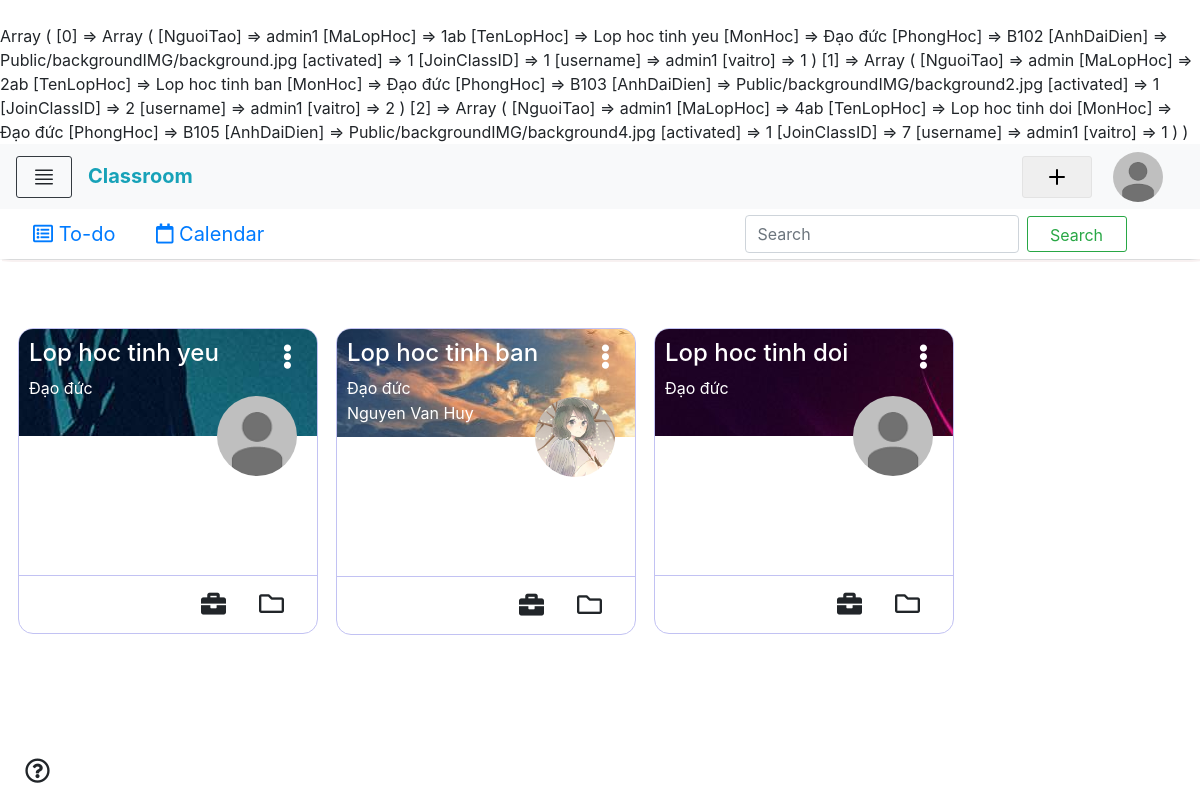
Page /user/Home.php (signed in) on the committed database.
### tables this page shows
CREATE TABLE `account` (
  `Ho` varchar(64) NOT NULL,
  `Ten` varchar(64) NOT NULL,
  NgaySinh date not null,
  `email` varchar(64) NOT NULL,
  `username` varchar(64) NOT NULL,
  `password` varchar(255) NOT NULL,
  `activated` bit(1) DEFAULT  b'0',
  `activate_token` varchar(255) DEFAULT NULL,
  userIMG varchar(255) DEFAULT '\\Public\\img\\user.png',
  primary key(username)
);

CREATE TABLE ThamGiaLopHoc(
    JoinClassID varchar(255) NOT NULL,
    MaLopHoc varchar(255) NOT NULL references LopHoc(MaLopHoc),
    username varchar(64) NOT NULL,
    vaitro int check(vaitro >0 and vaitro <4),  
    activated bit(1) DEFAULT  b'1',
    primary key(malophoc,username,vaitro)
);

CREATE TABLE LopHoc (
  NguoiTao varchar(64) NOT NULL,
  MaLopHoc varchar(255) NOT NULL,
  TenLopHoc varchar(255) NOT NULL,
  MonHoc varchar(255) default NULL,
  PhongHoc varchar(255) default NULL,
  AnhDaiDien varchar(255) default NULL,
  activated bit(1) DEFAULT  b'1',
  primary key(Malophoc)
);

### Database/Database.php (called while the page is built, shortened)
<?php
    class Database {
        private static $db;
        public static function open() {
            if (self::$db === NULL) {
                self::$db = new mysqli(HOST,USERNAME,
                PSWD, DBNAME);
                self::$db->set_charset('UTF8');
            }
            return self::$db;
        }
    }

### Database/BaseModel.php (called while the page is built, shortened)
<?php
class BaseModel {
    private $db;
    function __construct() {
        $this->db = Database::open();
    }
    function query_prepared($sql, $param) {
        $stm = $this->db->prepare($sql);
        call_user_func_array(array($stm, 'bind_param'), $param);
        if (!$stm->execute()) {
            return array('code' => 1, 'error' => $this->db->error);
        }
        $result = $stm->get_result();
        $data = array();
        while ($item = $result->fetch_assoc()) {
            array_push($data, $item);
        }
        return array('code' => 0, 'data' => $data);
    }
}

### User/inc/LoadClass.php (called while the page is built, shortened)
<?php
if(isset($_GET['search']) && !empty($_GET['search'])){
    $search = '%'.$_GET['search'].'%';
    $database = new BaseModel();
    $sql = "select * from lophoc inner join account on account.username = lophoc.NguoiTao inner join thamgialophoc on lophoc.MaLopHoc = thamgialophoc.MaLopHoc where thamgialophoc.username = ? and
thamgialophoc.activated = b'1' and (TenLopHoc like ? or MonHoc like ? or PhongHoc like ? or CONCAT(Ho,' ',Ten) like ? or lophoc.MaLopHoc like ?)";
    $param = array('ssssss',&$_SESSION['username'],&$search,&$search,&$search,&$search,&$search);
    $data = $database->query_prepared($sql, $param);
    $ClassInfor = $data['data'];
    print_r($ClassInfor);
}
else{
    $database = new BaseModel();
    $sql = "select * from lophoc inner join thamgialophoc on lophoc.MaLopHoc = thamgialophoc.MaLopHoc where thamgialophoc.username = ? and lophoc.activated=b'1' and thamgialophoc.activated = b'1'";
    $param = array('s', &$_SESSION['username']);
    $data = $database->query_prepared($sql, $param);
}

### User/Home.php (the view, shortened to what this page needs)
<!DOCTYPE html>
<html lang="en">
<head>
    <link rel="stylesheet" href="https://use.fontawesome.com/releases/v5.7.0/css/all.css">
    <link rel="stylesheet" href="https://maxcdn.bootstrapcdn.com/bootstrap/4.0.0/css/bootstrap.min.css">
    <link rel="stylesheet" href="../style.css">
</head>
<body>
<?php
    $database = new BaseModel();
    $sql = 'select * from account where account.username = ?';
    $param = array('s',&$_SESSION['username'] );
    $data = $database->query_prepared($sql, $param);
    $user_infor = $data['data'][0];
    include '.\inc\LoadClass.php';
    print_r($ClassInfor);
?>
    <nav class="navbar py-0 top-navbar navbar-expand-md bg-light justify-content-between navbar-light">
        <div class="navbar-left d-flex justify-content-center">
            <button type="button" id="btn-sidebar"  class="mr-3 btn-light border border-dark align-content-center">
            <span >
                <label for="nav-item-check">
                </label>
            </span>
            </button>
            <a class="navbar-brand font-weight-bold text-info" href="#">Classroom</a>
        </div>
        <div id="navbar-function" class="col-lg-6 bg-light mr-1">
        </div>
        <div class="navbar-right d-flex justify-content-end">
            <div class="dropdown">
                <button type="button" class="btn btn-custom py-1 px-0" data-toggle="dropdown">
                    <svg width="2em" height="2em" viewBox="0 0 16 16" class="bi bi-plus">
                        <path fill-rule="evenodd" d="M8 4a.5.5 0 0 1 .5.5v3h3a.5.5 0 0 1 0 1h-3v3a.5.5 0 0 1-1 0v-3h-3a.5.5 0 0 1 0-1h3v-3A.5.5 0 0 1 8 4z"/>
                    </svg>
                </button>
            </div>
            <div class="dropdown" id="user-dropdown">
                <div class="user-avatar mx-3" id="dropdownUserProfile" data-toggle="dropdown" aria-haspopup="true" aria-expanded="false">
                    <img src="../<?php echo $user_infor['userIMG']; ?>" alt="User">
                </div>
            </div>
        </div>
    </nav>
    <section class="main-header">
        <div class="container-fluid justify-content-between">
            <div class="options-active">
                <div class="to-do">
                    <a href="#">
                        <span><i class="far fa-list-alt"></i></span>
                        <span>To-do</span>
                    </a>
                </div>
                <div class="calendar">
                    <a href="#">
                        <span><i class="far fa-calendar"></i></span>
                        <span>Calendar</span>
                    </a>
                </div>
            </div>
            <form action="" method="get" class="form-inline my-2 my-lg-0">
                <input name="search" class="form-control mr-sm-2" type="search" placeholder="Search" aria-label="Search">
                <button class="btn border btn-search border-success btn-outline-success my-2 my-sm-0" type="submit">Search</button>
            </form>
        </div>
    </section>
    <section class="main-class">
        <div class="container-fluid p-4">
            <?php
                include '.\inc\Classlist.php';
            ?>
        </div>
    </section>
    <footer class="footer">
        <i class="far fa-question-circle"></i>
    </footer>
</body>
</html>

### User/inc/Classlist.php (shortened to what this page needs)
<div class="row">
    <?php
    foreach ($ClassInfor as &$Class) {
    ?>
        <div class="col-xs-12 p-1">
            <div class="class-room">
                <div class="room-top" <?php if(!empty($Class['AnhDaiDien'])) { ?>
                     style="background-image: url(../<?php echo $Class['AnhDaiDien']?>)"
                    <?php } ?>
                >
                    <a href="./ClassView.php?Classroom=<?php print_r($Class['MaLopHoc']) ?>" class="room-info">
                        <h4 class="class-name"><?php echo $Class['TenLopHoc'] ?></h4>
                        <div class="subject"><?php echo $Class['MonHoc']?></div>
                    </a>
                    <div class="task">
                        <i class="fas fa-ellipsis-v"></i>
                    </div>
                    <span class="teacher-name"><?php
                        $database = new BaseModel();
                        $sql = 'select userIMG,Ho,Ten from account where username =?';
                        $param = array('s', &$Class['NguoiTao']);
                        $data = $database->query_prepared($sql, $param);
                        $CreatorInfor = $data['data'][0];
                        if($Class['NguoiTao']!==$Class['username'])
                        echo $CreatorInfor['Ho'].' '.$CreatorInfor['Ten'];?></span>
                </div>
                <div class="room-mid">
                    <img class="avatar"src="
                    ../<?php
                    echo $CreatorInfor['userIMG'];
                    ?>" alt="user-avatar">
                </div>
                <div class="room-bot">
                    <div class="document">
                        <span class="bag"><i class="fas fa-briefcase"></i></span>
                        <span class="file"><i class="far fa-folder"></i></span>
                    </div>
                </div>
            </div>
        </div>
    <?php
    }
    ?>
</div>

### style.css (style rules this page uses)
* { box-sizing: border-box; margin: 0; padding: 0; border: 0; }
a { text-decoration: none; }
:root { --primary-color: #ee4d2d; --white-color: #fff; --black-color: #000; --text-color: #333; --star-gold-color: #ffce3e; --border-color: #dbdbdb; }
html { font-family: Arial, sans-serif; box-sizing: border-box; }
section.main-header { display: flex; }
div.to-do { display: inline-block; padding: 10px 15px; font-size: 20px; margin: 0 3px; }
div.calendar { display: inline-block; padding: 10px 15px; font-size: 20px; margin: 0 3px; }
section.main-class { padding-top: 10px; }
div.class-room { border: 1px solid rgb(194, 194, 243); border-radius: 15px; overflow: hidden; margin-bottom: 30px; margin: 5px; width: 18.75rem; }
div.room-top { position: relative; background-image: url(https://gstatic.com/classroom/themes/img_reachout.jpg); padding: 10px; line-height: 1.6; min-height: 107px; }
h4.class-name { width: 85%; white-space: nowrap; overflow: hidden; text-overflow: ellipsis; color: var(--white-color); }
.teacher-name, .subject { color: var(--white-color); }
div.task { position: absolute; top: 10px; right: 10px; padding: 5px 15px; color: var(--white-color); }
div.task i { font-size: 25px; }
div.room-mid { width: 100%; height: 140px; position: relative; border-bottom: 1px solid rgb(194, 194, 243); }
img.avatar { position: absolute; right: 20px; top: -40px; width: 80px; height: 80px; border-radius: 50%; }
div.room-bot { width: 100%; height: 57px; position: relative; display: flex; align-items: center; }
div.document { display: inline; font-size: 25px; position: absolute; right: 20px; }
div.document span { padding: 10px 13px; }
footer.footer { font-size:25px; position: fixed; bottom: 10px; left: 25px; }
label { margin-top: 5px; margin-left: 3px; }
.btn { min-width: 142px; height:36px; border-radius: 3px; cursor: pointer; }
.main-header { box-shadow: 2px 2px rgb(248, 241, 241); border-bottom: 1px solid #d9dadb; overflow: hidden; line-height: inherit; border-radius: 2%; }
.row { margin-top: 25px; }
#btn-sidebar { min-width:56px!important; height: 42px; border: #e3e3e3 1px solid; border-radius: 3px; }
button.btn-custom { min-width:70px!important; height: 42px; border: #e3e3e3 1px solid; }
.user-avatar { background-color: #f8f9fa; width: 60px; height: 60px; border: #d9dadb 0 solid; border-radius: 50%; display: flex; align-items: center; justify-content: center; }
.user-avatar img { width: 50px; height: 50px; border-radius: 50%; }
body { min-width: 350px; }
.top-navbar { flex-wrap: nowrap; height: 65px; }
.navbar-right { align-items: center; }
span label { margin: 0; height: 40px; width:50px; }
label svg { margin-top: 8px; }
.main-header .container-fluid { width: 100%; display: flex; }
.btn-search { min-width: 100px; }
.options-active { width: 300px ; display: block; }
.form-inline.my-2 { margin-right: 5%; }
body { min-height: 100vh; }
.navbar-left a.navbar-brand { white-space: nowrap; overflow: hidden; text-overflow: ellipsis; min-width: 100px; }
.navbar-left { white-space: nowrap; overflow: hidden; text-overflow: ellipsis; min-width: 150px; }

### rows in the picture
account: userIMG (placeholder picture)
thamgialophoc: MaLopHoc.AnhDaiDien (picture), MaLopHoc.TenLopHoc "Lop hoc tinh yeu", MaLopHoc.MonHoc "Đạo đức", account.userIMG (placeholder picture)
thamgialophoc: MaLopHoc.AnhDaiDien (picture), MaLopHoc.TenLopHoc "Lop hoc tinh ban", MaLopHoc.MonHoc "Đạo đức", account.Ho "Nguyen Van", account.Ten "Huy", account.userIMG (picture)
thamgialophoc: MaLopHoc.AnhDaiDien (picture), MaLopHoc.TenLopHoc "Lop hoc tinh doi", MaLopHoc.MonHoc "Đạo đức", account.userIMG (placeholder picture)
